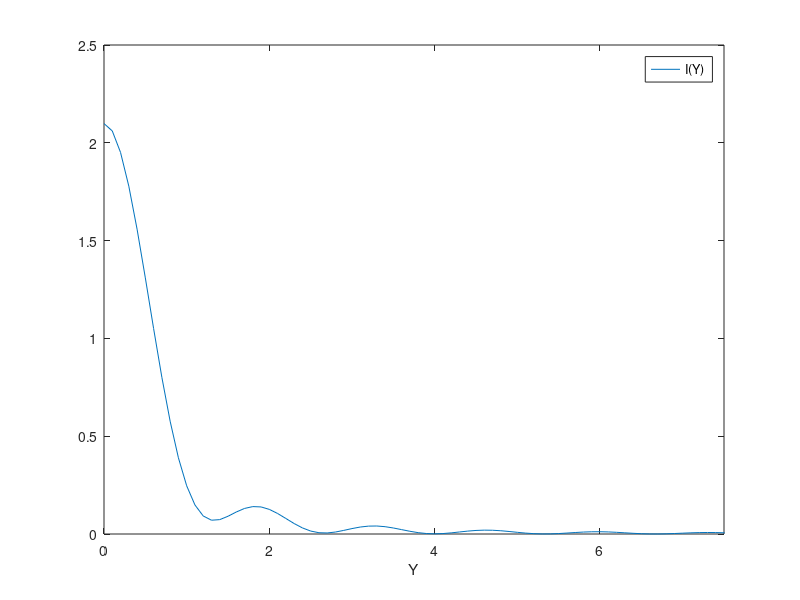

Write MATLAB code to recreate this figure.
% D19FESLITS
% Fresnel's Integrals for the calculation of the diffraction on a slit.
% All units in mm, globally definition of parameters.
function D19FESLITS;
global Lamda X d;
Lamda =  5e-4;
X = 4000;
d = 1.5;

Y = (0:0.1:10);
nY = length(Y);
for k=1:nY;
   I(k) = (Cp(Y(k))-Cq(Y(k)))^2 + (Sp(Y(k))-Sq(Y(k)))^2 ;    
end;


figure(1);
plot(Y,I);
axis([0 7.5 0 2.5]);
xlabel('Y');
legend('I(Y)');






function Out=q(Y)
global Lamda X d;
Out = (Y + d/2).*(sqrt(2/(Lamda*X)));

function Out=p(Y)
global Lamda X d;
Out = (Y - d/2).*(sqrt(2/(Lamda*X)));


function Out=Sp(Y);
Out = quad(@sinf,0,p(Y));
function Out=Sq(Y);
Out = quad(@sinf,0,q(Y));
function Out=Cq(Y);
Out = quad(@cosf,0,q(Y));
function Out=Cp(Y);
Out = quad(@cosf,0,p(Y));

function Out=sinf(mu)
Out = sin((pi/2)*(mu.^2));
function Out=cosf(mu)
Out = cos((pi/2)*(mu.^2));
